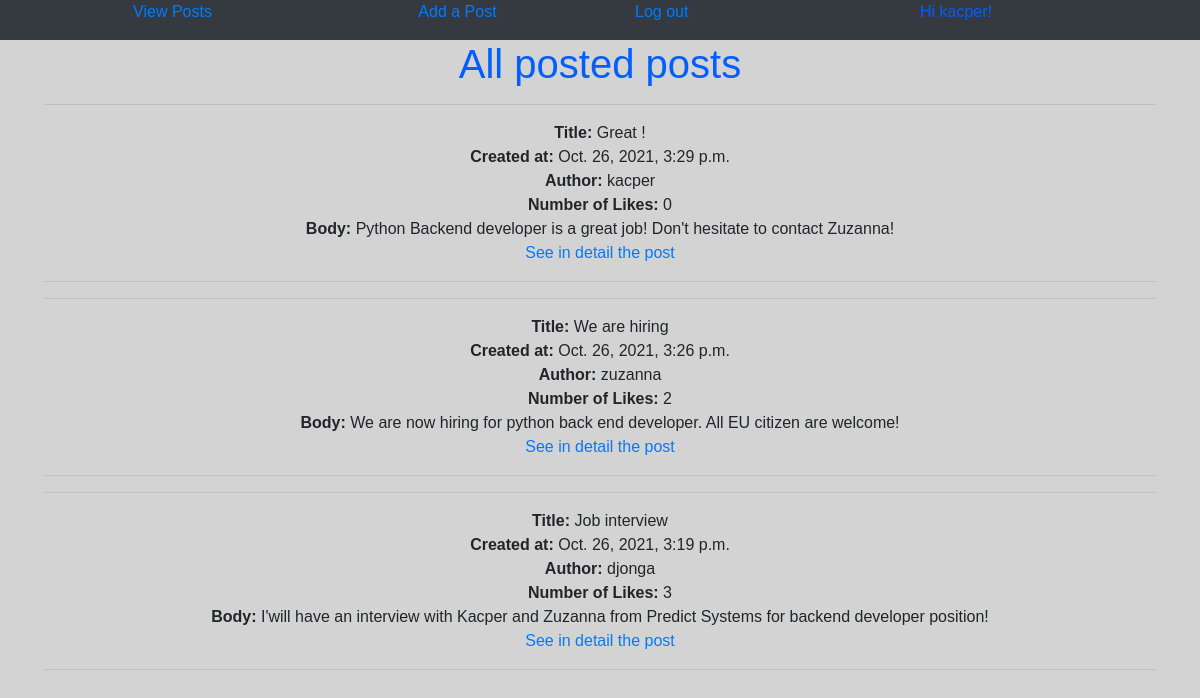
Screenshot of / (signed in) with the database file from the repository.
### posts/models.py (models this page shows, shortened)
class Post(models.Model):
    title = models.CharField(max_length = 100)
    body = models.TextField()
    created_at = models.DateTimeField(auto_now_add=True)
    author = models.ForeignKey(User,on_delete = models.CASCADE)
    likes = models.ManyToManyField(User, related_name="post_like", blank=True)
    def number_of_likes(self):
        return self.likes.count()
    class Meta:
        ordering = ('-created_at',)

### posts/views.py (the view)
# urls.py: path('', PostListView.as_view(), name='home'),
class PostListView(ListView):
    model = Post
    template_name = 'posts/post_list.html'
    fields = ['title', 'body', 'author']

### posts/templates/posts/post_list.html (shortened to what this page needs)
{% extends 'base.html' %}
{% block content %}
<h1>All posted posts</h1>
  {% for post in object_list %}
    <div class="container">
      <ul class="list-unstyled">
          <hr>
        <li> <strong>Title:</strong> {{ post.title}}</li>
        <li><strong>Created at:</strong> {{ post.created_at }}</li>
        <li><strong>Author:</strong> {{ post.author }}</li>
        <li><strong>Number of Likes:</strong> {{ post.number_of_likes }}</li>
        {% if user.is_authenticated %}
        <li> <strong>Body:</strong> {{ post.body }}</li>
        <li><a href="{% url 'post_detail' post.pk %}">See in detail the post</a></li>
    </ul>
   <hr>
  </div>
   {% endif %}
{% endfor %}
{% endblock content %}

### templates/base.html (shortened to what this page needs)
<html>
    <head>
        <link rel="stylesheet" href="https://cdn.jsdelivr.net/npm/bootstrap@4.5.3/dist/css/bootstrap.min.css">
    </head>
    <body style="background-color:lightgrey">
        <div class="bg-dark">
            <header>
            <div class="container">
                <div class="row">
                    <div class="col">
                        <a href="{% url 'home' %}">View Posts</a>
                    </div>
                    {% if user.is_authenticated %}
                    <div class="col">
                        <a href="{% url 'post_new' %}">Add a Post </a>
                    </div>
                    <div class="col">
                        <p><a href="{% url 'logout' %}">Log out</a></p>
                    </div>
                    <div class="col">
                        <p style="color: #035efc;">Hi {{ user.username }}!</p>
                    </div>
                    {% endif %}
                </div>
                </header>
            </div>
{% block content %}
{% endblock content %}
    </body>
</html>

### templates/base.html (style rules this page uses)
h1 { color: #035efc; text-align: center; font-family: Arial, Helvetica, sans-serif; }
.container { text-align: center; margin:0 auto; font-family: Arial, Helvetica, sans-serif; }
p { text-align: left; font-family: Arial, Helvetica, sans-serif; margin-left: 20px; }

### rows the page displays
Post: title "Great !", created_at "Oct. 26, 2021, 3:29 p.m.", author "kacper", number_of_likes "0", body "Python Backend developer is a great job! Don't hesitate to contact Zuzanna!"
Post: title "We are hiring", created_at "Oct. 26, 2021, 3:26 p.m.", author "zuzanna", number_of_likes "2", body "We are now hiring for python back end developer. All EU citizen are welcome!"
Post: title "Job interview", created_at "Oct. 26, 2021, 3:19 p.m.", author "djonga", number_of_likes "3", body "I'will have an interview with Kacper and Zuzanna from Predict Systems for backend developer position!"

### other values shown
{{ user.username }} "kacper"
